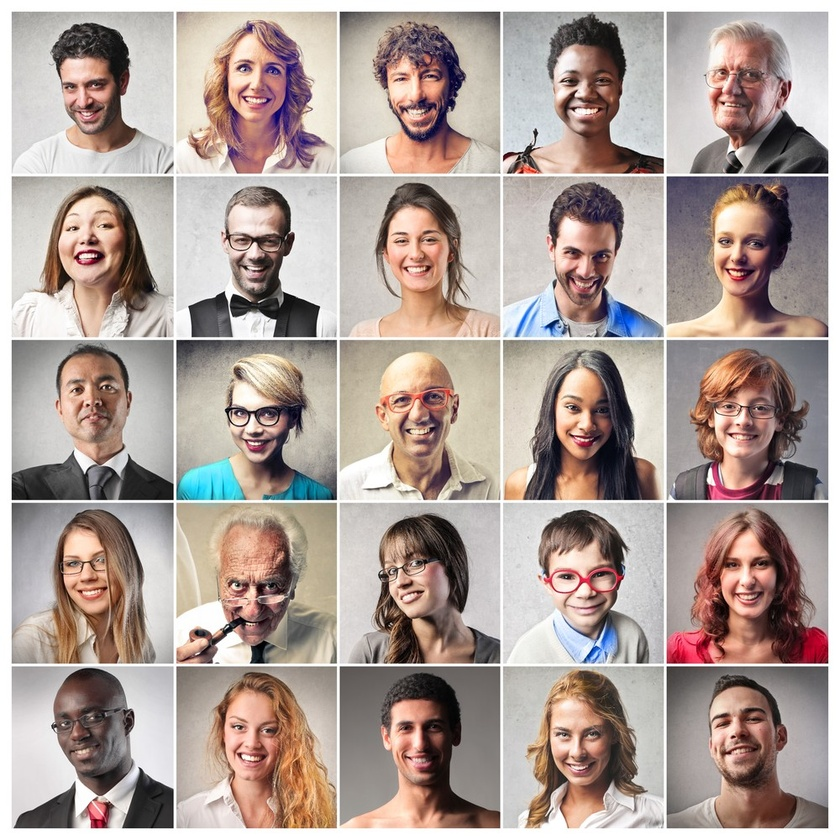
#> input picture img/faces.jpg, 840 x 840 px, shrunk from 1000 x 1000 before the run
$ python skin-detection.py
#> lines starting #> are read from the running program, lines starting #| are printed output that depends on the picture; after the words box and inside, x2 and y2 are one past the last pixel; in counts of white or black regions, pixels touching at a corner belong together
import numpy as np
import cv2

img = cv2.imread('./img/faces.jpg', 1)
#> img is the input picture: shape (840, 840, 3); mean B, G, R 152.4, 158.7, 173.9
hsv = cv2.cvtColor(img, cv2.COLOR_BGR2HSV)
#> hsv: shape (840, 840, 3); mean H, S, V 40.1, 44.4, 175.9
h = hsv[:,:,0]
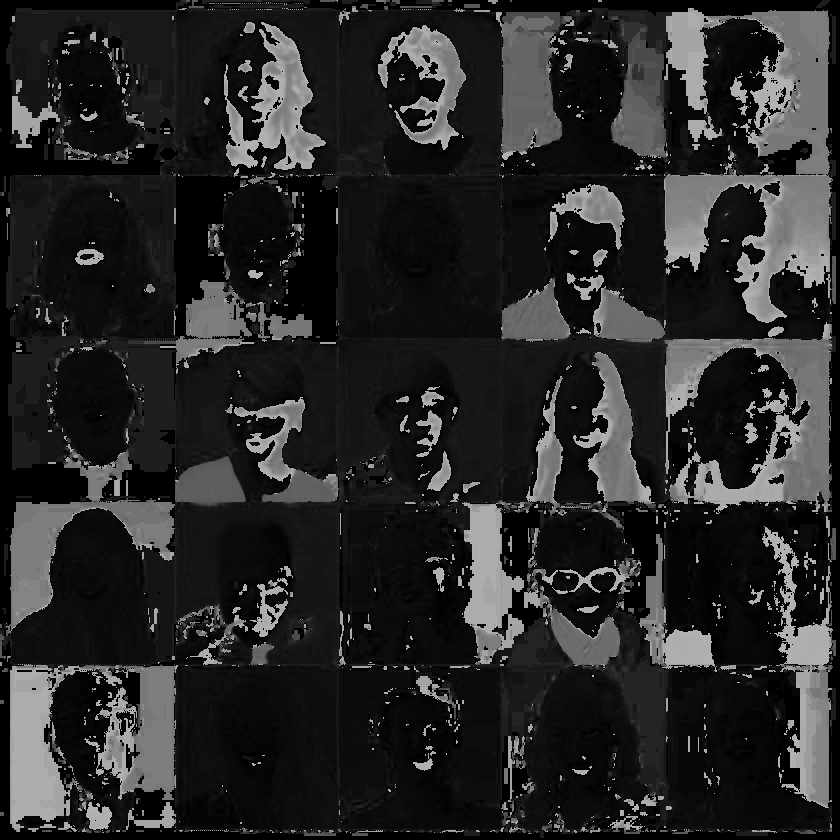
#> h: shape (840, 840); min 0, max 179, mean 40.1
s = hsv[:,:,1]
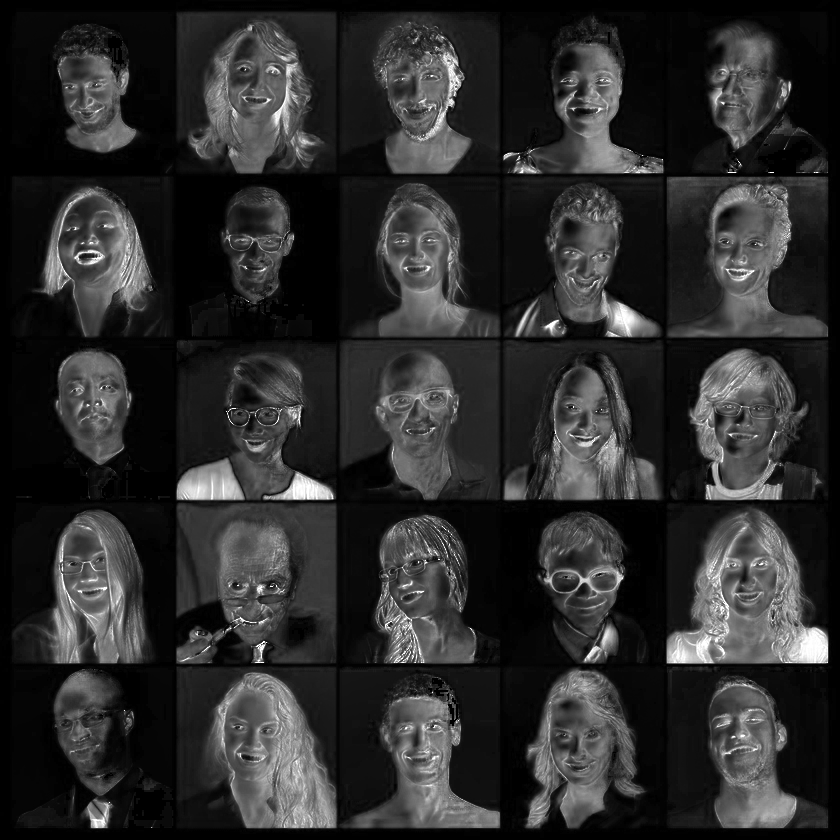
#> s: shape (840, 840); min 0, max 255, mean 44.4
v = hsv[:,:,2]
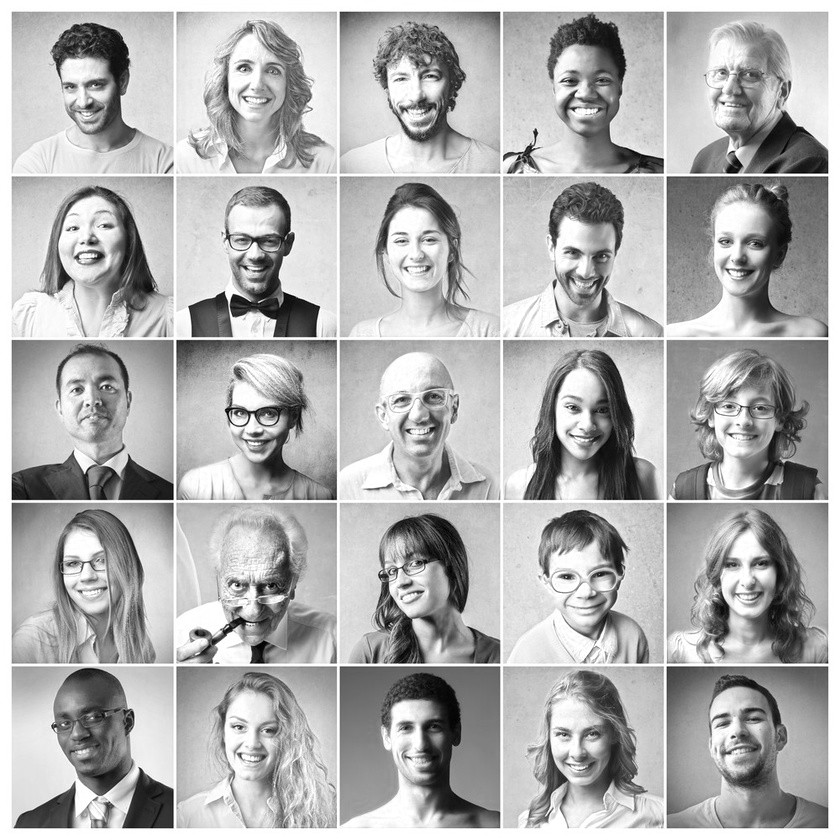
#> v: shape (840, 840); min 0, max 255, mean 175.9

# Split Hue, Saturation, Value (intensity)
hsv_split = np.concatenate((h,s,v), axis=1)
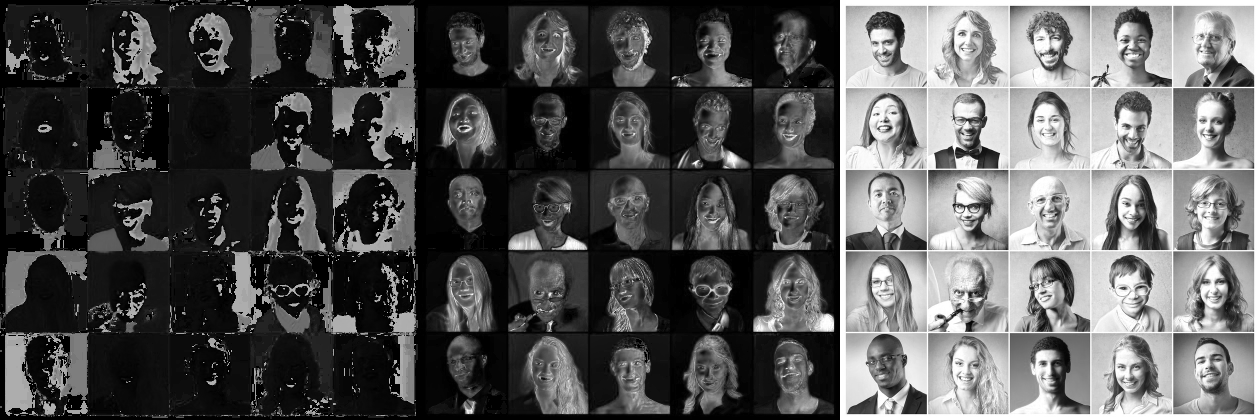
#> hsv_split: shape (840, 2520) (shown at 1/2 size); min 0, max 255, mean 86.8
cv2.imshow("Split HSV", hsv_split)

# Minimum Saturation filter
ret, min_sat = cv2.threshold(s, 40, 255, cv2.THRESH_BINARY)
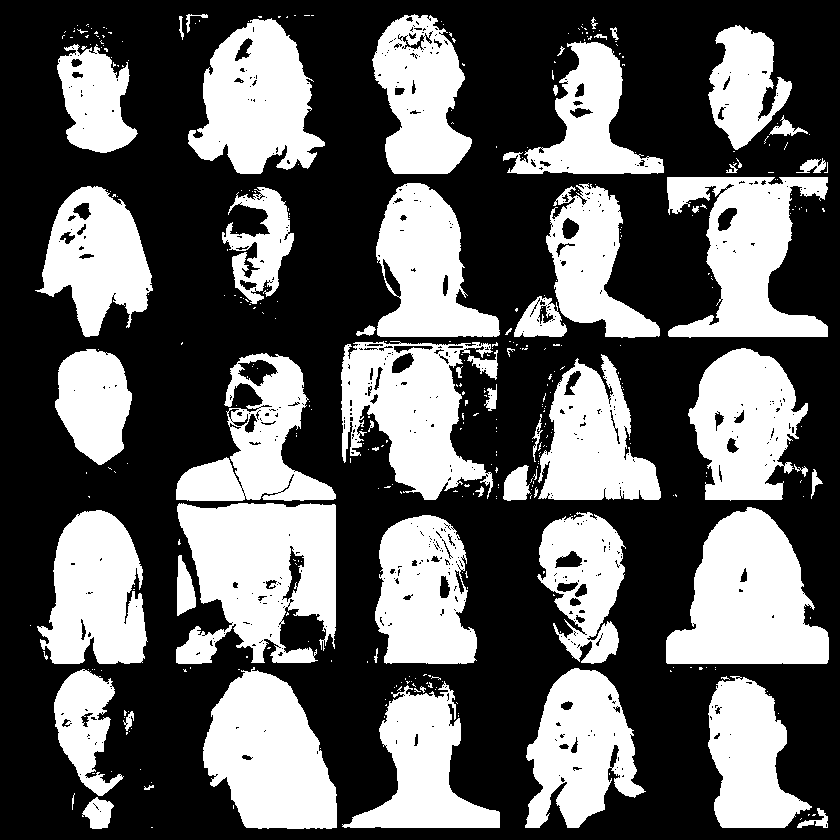
#> min_sat: shape (840, 840); 38.5% white; 401 white regions (342 under 20 px), largest, box (x1, y1, x2, y2) and area: (176, 503, 336, 664) 18603, (666, 507, 829, 664) 16739, (203, 667, 337, 829) 15017
cv2.imshow("Sat Filter", min_sat)

# Maximum Hue filter
ret, max_hue = cv2.threshold(h, 15, 255, cv2.THRESH_BINARY_INV) # make black white, etc
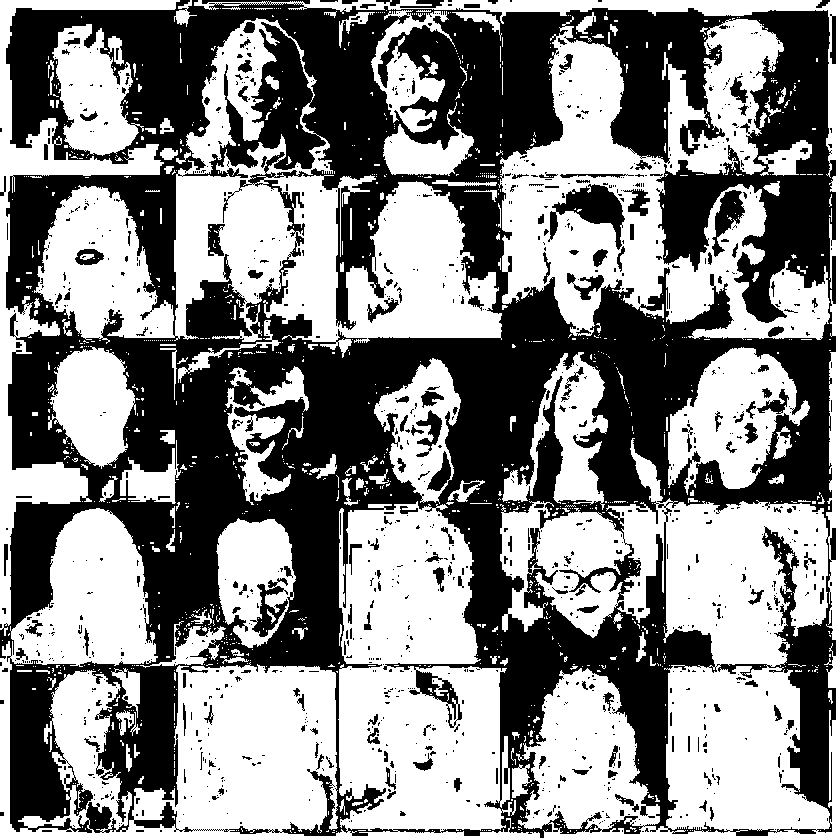
#> max_hue: shape (840, 840); 52.9% white; 1153 black regions (959 under 20 px), largest, box (x1, y1, x2, y2) and area: (0, 0, 836, 838) 311888, (548, 184, 625, 250) 2091, (712, 190, 745, 257) 949
cv2.imshow("Hue Filter", max_hue)

# Combined
final = cv2.bitwise_and(min_sat, max_hue)
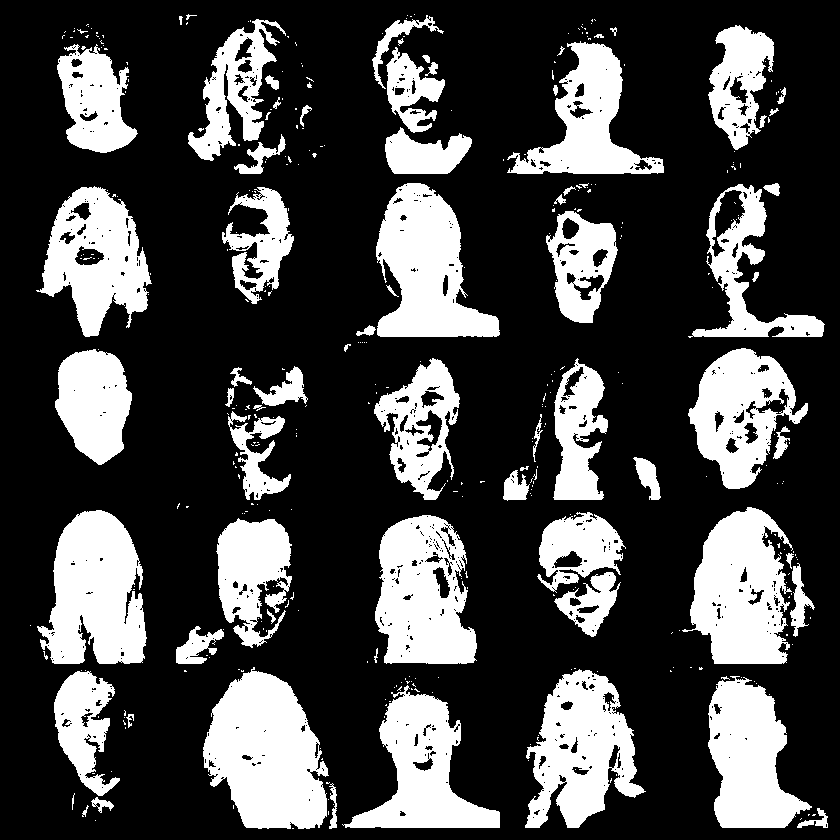
#> final: shape (840, 840); 27.8% white; 392 white regions (320 under 20 px), largest, box (x1, y1, x2, y2) and area: (203, 667, 329, 829) 14104, (37, 510, 147, 664) 12036, (682, 507, 793, 664) 11500
cv2.imshow("Final", final)

cv2.waitKey(0)
cv2.destroyAllWindows()

$ run again, with img/basketball.jpg copied over img/faces.jpg
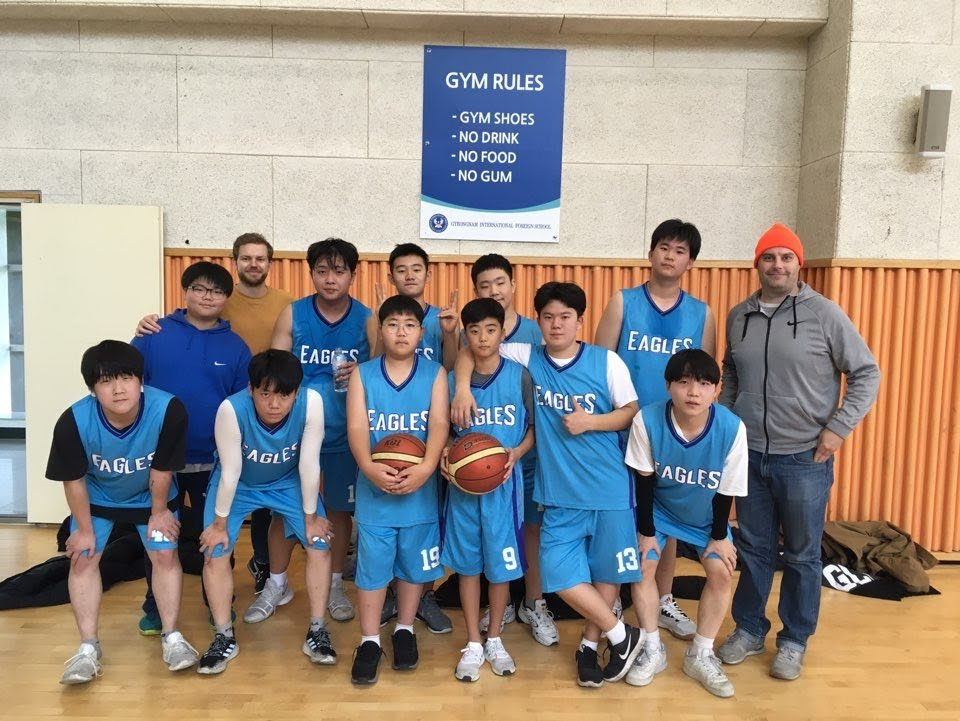
#> input picture img/basketball.jpg, 960 x 721 px
#> img is the input picture: shape (721, 960, 3); mean B, G, R 136.2, 144.1, 152.7
#> hsv: shape (721, 960, 3); mean H, S, V 46.2, 89.9, 173
#> `ret, min_sat = cv2.threshold(s, 40, 255, cv2.THRESH_BINARY)`:
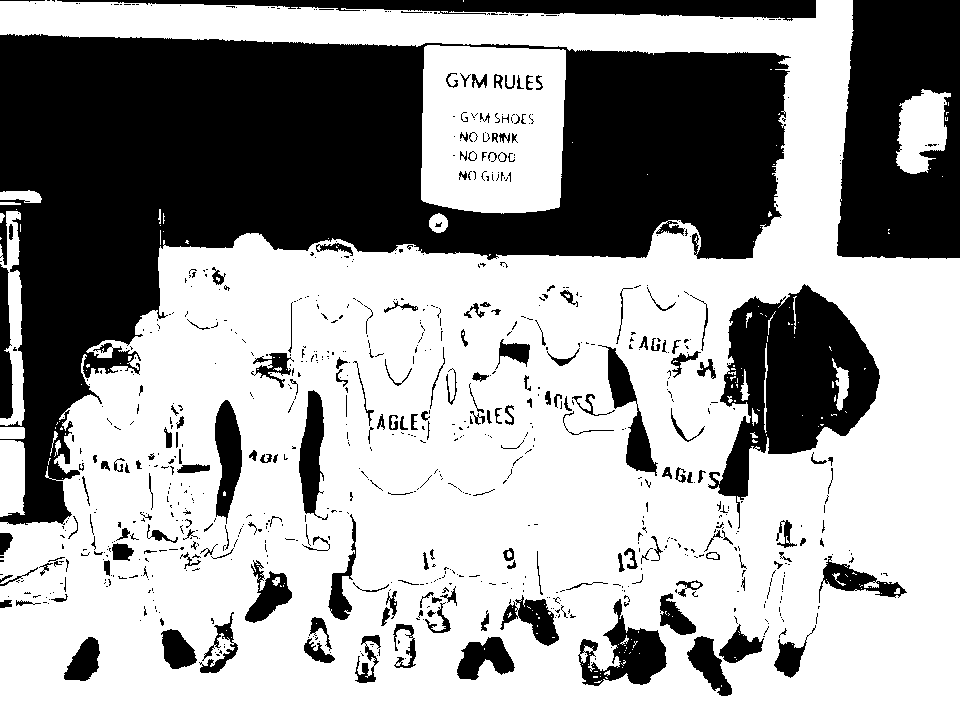
#> min_sat: shape (721, 960); 63.8% white; 832 black regions (629 under 20 px), largest, box (x1, y1, x2, y2) and area: (0, 34, 791, 525) 157381, (837, 0, 960, 259) 26280, (708, 284, 880, 529) 19261
#> max_hue: shape (721, 960); 22.9% white; 773 white regions (632 under 20 px), largest, box (x1, y1, x2, y2) and area: (135, 214, 960, 596) 96476, (544, 532, 744, 691) 13106, (264, 394, 459, 667) 12453
#> `final = cv2.bitwise_and(min_sat, max_hue)`:
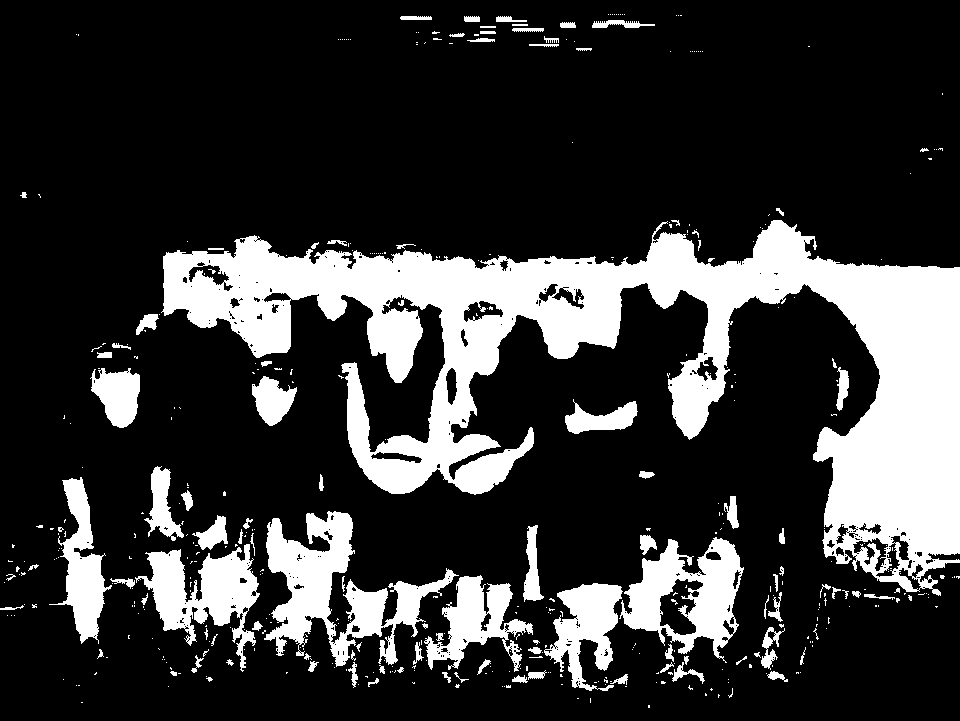
#> final: shape (721, 960); 21.2% white; 451 white regions (349 under 20 px), largest, box (x1, y1, x2, y2) and area: (161, 220, 960, 596) 94615, (264, 511, 459, 667) 10738, (619, 537, 744, 663) 7315
